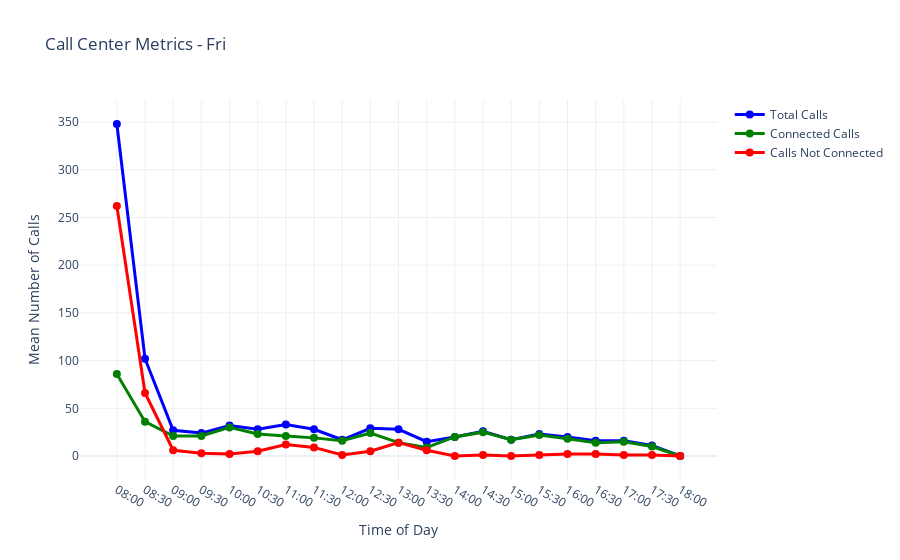
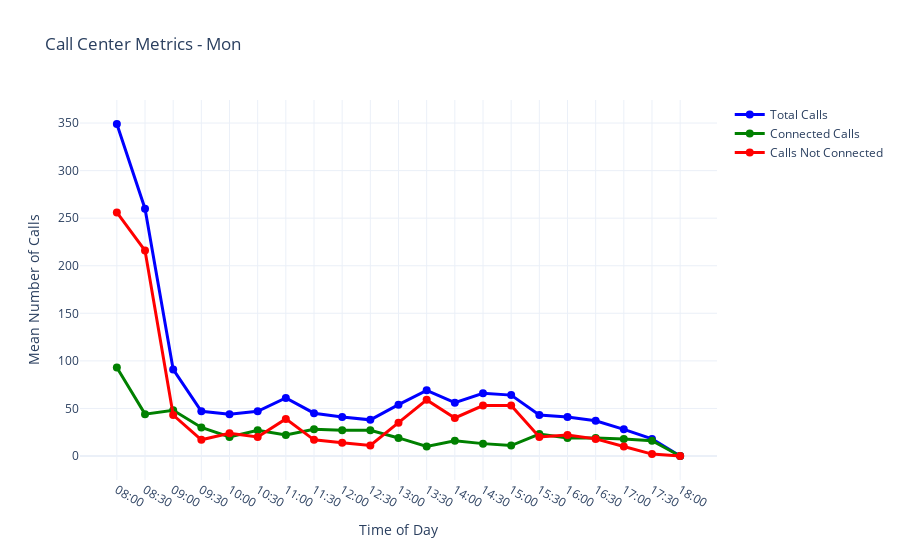
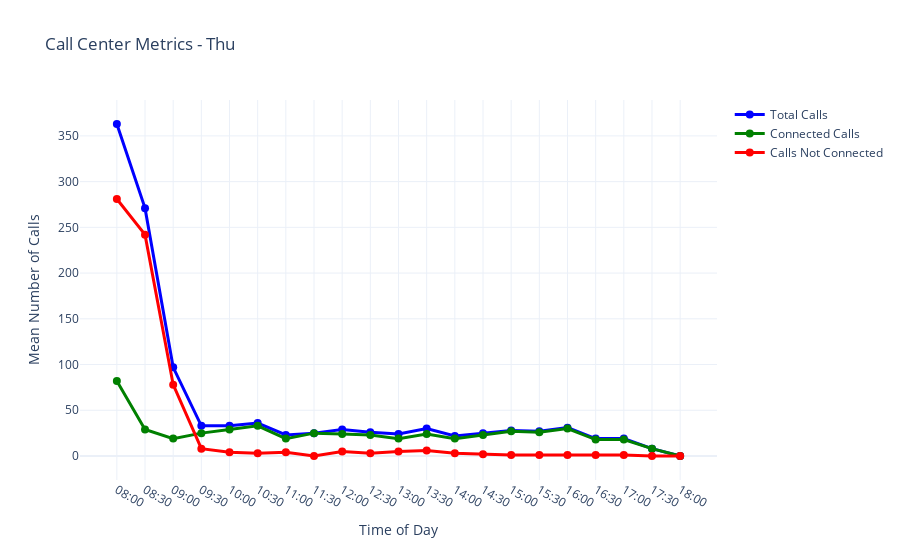
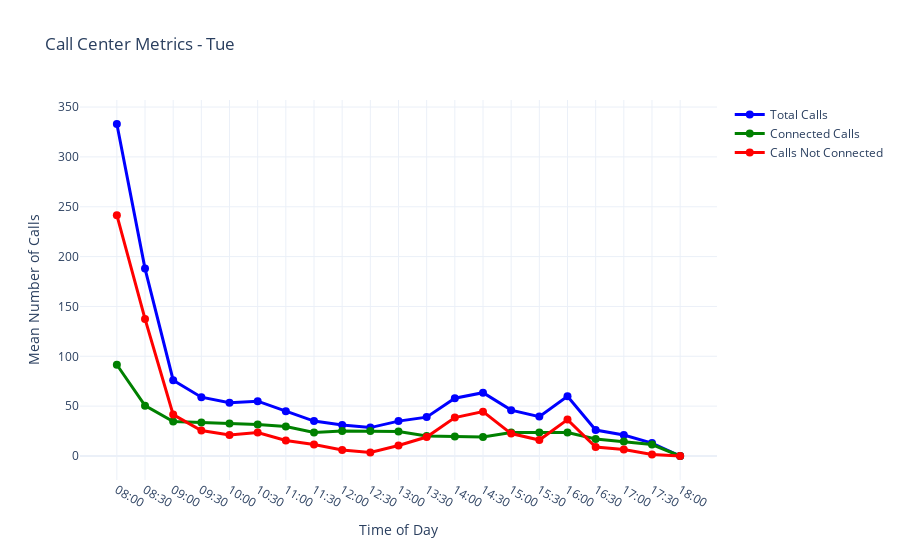

Here is the notebook cell these charts were saved with, in order:
### Code cell
# Analyze Total Calls, Connected Calls, and Calls Not Connected by day and time

# Group by Day and Time, calculate means for the three key columns
daily_means = df.groupby(['Day', 'Time'])[['Total Calls', 'Connected Calls', 'Calls Not Connected']].mean().reset_index()

# Create interactive plots for each weekday
days = sorted(df['Day'].unique())

for day in days:
    # Filter data for this day
    day_data = daily_means[daily_means['Day'] == day]
    
    # Create the plot
    fig = go.Figure()
    
    # Add lines for each metric
    fig.add_trace(go.Scatter(
        x=day_data['Time'], 
        y=day_data['Total Calls'],
        mode='lines+markers',
        name='Total Calls',
        line=dict(color='blue', width=3),
        marker=dict(size=8)
    ))
    
    fig.add_trace(go.Scatter(
        x=day_data['Time'], 
        y=day_data['Connected Calls'],
        mode='lines+markers',
        name='Connected Calls',
        line=dict(color='green', width=3),
        marker=dict(size=8)
    ))
    
    fig.add_trace(go.Scatter(
        x=day_data['Time'], 
        y=day_data['Calls Not Connected'],
        mode='lines+markers',
        name='Calls Not Connected',
        line=dict(color='red', width=3),
        marker=dict(size=8)
    ))
    
    # Update layout
    fig.update_layout(
        title=f'Call Center Metrics - {day}',
        xaxis_title='Time of Day',
        yaxis_title='Mean Number of Calls',
        hovermode='x unified',
        template='plotly_white',
        height=500
    )
    
    # Show the plot
    fig.show()
    
    # Print summary statistics for this day
    print(f"\n�� Summary for {day}:")
    print(f"Total Calls - Mean: {day_data['Total Calls'].mean():.1f}, Max: {day_data['Total Calls'].max():.1f}")
    print(f"Connected Calls - Mean: {day_data['Connected Calls'].mean():.1f}, Max: {day_data['Connected Calls'].max():.1f}")
    print(f"Calls Not Connected - Mean: {day_data['Calls Not Connected'].mean():.1f}, Max: {day_data['Calls Not Connected'].max():.1f}")
    print("-" * 50)

### Figure 1 — Plotly figure (JSON) as saved in the notebook; plotly's stock layout.template omitted (floating-point values rounded to 4 significant figures)
{"data": [{"line": {"color": "blue", "width": 3}, "marker": {"size": 8}, "mode": "lines+markers", "name": "Total Calls", "type": "scatter", "x": ["08:00", "08:30", "09:00", "09:30", "10:00", "10:30", "11:00", "11:30", "12:00", "12:30", "13:00", "13:30", "14:00", "14:30", "15:00", "15:30", "16:00", "16:30", "17:00", "17:30", "18:00"], "y": [348.0, 102.0, 27.0, 24.0, 32.0, 28.0, 33.0, 28.0, 17.0, 29.0, 28.0, 15.0, 20.0, 26.0, 17.0, 23.0, 20.0, 16.0, 16.0, 11.0, 0.0]}, {"line": {"color": "green", "width": 3}, "marker": {"size": 8}, "mode": "lines+markers", "name": "Connected Calls", "type": "scatter", "x": ["08:00", "08:30", "09:00", "09:30", "10:00", "10:30", "11:00", "11:30", "12:00", "12:30", "13:00", "13:30", "14:00", "14:30", "15:00", "15:30", "16:00", "16:30", "17:00", "17:30", "18:00"], "y": [86.0, 36.0, 21.0, 21.0, 30.0, 23.0, 21.0, 19.0, 16.0, 24.0, 14.0, 9.0, 20.0, 25.0, 17.0, 22.0, 18.0, 14.0, 15.0, 10.0, 0.0]}, {"line": {"color": "red", "width": 3}, "marker": {"size": 8}, "mode": "lines+markers", "name": "Calls Not Connected", "type": "scatter", "x": ["08:00", "08:30", "09:00", "09:30", "10:00", "10:30", "11:00", "11:30", "12:00", "12:30", "13:00", "13:30", "14:00", "14:30", "15:00", "15:30", "16:00", "16:30", "17:00", "17:30", "18:00"], "y": [262.0, 66.0, 6.0, 3.0, 2.0, 5.0, 12.0, 9.0, 1.0, 5.0, 14.0, 6.0, 0.0, 1.0, 0.0, 1.0, 2.0, 2.0, 1.0, 1.0, 0.0]}], "layout": {"autosize": true, "hovermode": "x unified", "title": {"text": "Call Center Metrics - Fri"}, "xaxis": {"autorange": true, "range": [-1.265, 21.27], "title": {"text": "Time of Day"}, "type": "category"}, "yaxis": {"autorange": true, "range": [-25.97, 374.0], "title": {"text": "Mean Number of Calls"}, "type": "linear"}}}

### Figure 2 — Plotly figure (JSON) as saved in the notebook; plotly's stock layout.template omitted (floating-point values rounded to 4 significant figures)
{"data": [{"line": {"color": "blue", "width": 3}, "marker": {"size": 8}, "mode": "lines+markers", "name": "Total Calls", "type": "scatter", "x": ["08:00", "08:30", "09:00", "09:30", "10:00", "10:30", "11:00", "11:30", "12:00", "12:30", "13:00", "13:30", "14:00", "14:30", "15:00", "15:30", "16:00", "16:30", "17:00", "17:30", "18:00"], "y": [349.0, 260.0, 91.0, 47.0, 44.0, 47.0, 61.0, 45.0, 41.0, 38.0, 54.0, 69.0, 56.0, 66.0, 64.0, 43.0, 41.0, 37.0, 28.0, 18.0, 0.0]}, {"line": {"color": "green", "width": 3}, "marker": {"size": 8}, "mode": "lines+markers", "name": "Connected Calls", "type": "scatter", "x": ["08:00", "08:30", "09:00", "09:30", "10:00", "10:30", "11:00", "11:30", "12:00", "12:30", "13:00", "13:30", "14:00", "14:30", "15:00", "15:30", "16:00", "16:30", "17:00", "17:30", "18:00"], "y": [93.0, 44.0, 48.0, 30.0, 20.0, 27.0, 22.0, 28.0, 27.0, 27.0, 19.0, 10.0, 16.0, 13.0, 11.0, 23.0, 19.0, 19.0, 18.0, 16.0, 0.0]}, {"line": {"color": "red", "width": 3}, "marker": {"size": 8}, "mode": "lines+markers", "name": "Calls Not Connected", "type": "scatter", "x": ["08:00", "08:30", "09:00", "09:30", "10:00", "10:30", "11:00", "11:30", "12:00", "12:30", "13:00", "13:30", "14:00", "14:30", "15:00", "15:30", "16:00", "16:30", "17:00", "17:30", "18:00"], "y": [256.0, 216.0, 43.0, 17.0, 24.0, 20.0, 39.0, 17.0, 14.0, 11.0, 35.0, 59.0, 40.0, 53.0, 53.0, 20.0, 22.0, 18.0, 10.0, 2.0, 0.0]}], "layout": {"autosize": true, "hovermode": "x unified", "title": {"text": "Call Center Metrics - Mon"}, "xaxis": {"autorange": true, "range": [-1.265, 21.27], "title": {"text": "Time of Day"}, "type": "category"}, "yaxis": {"autorange": true, "range": [-26.04, 375.0], "title": {"text": "Mean Number of Calls"}, "type": "linear"}}}

### Figure 3 — Plotly figure (JSON) as saved in the notebook; plotly's stock layout.template omitted (floating-point values rounded to 4 significant figures)
{"data": [{"line": {"color": "blue", "width": 3}, "marker": {"size": 8}, "mode": "lines+markers", "name": "Total Calls", "type": "scatter", "x": ["08:00", "08:30", "09:00", "09:30", "10:00", "10:30", "11:00", "11:30", "12:00", "12:30", "13:00", "13:30", "14:00", "14:30", "15:00", "15:30", "16:00", "16:30", "17:00", "17:30", "18:00"], "y": [363.0, 271.0, 97.0, 33.0, 33.0, 36.0, 23.0, 25.0, 29.0, 26.0, 24.0, 30.0, 22.0, 25.0, 28.0, 27.0, 31.0, 19.0, 19.0, 8.0, 0.0]}, {"line": {"color": "green", "width": 3}, "marker": {"size": 8}, "mode": "lines+markers", "name": "Connected Calls", "type": "scatter", "x": ["08:00", "08:30", "09:00", "09:30", "10:00", "10:30", "11:00", "11:30", "12:00", "12:30", "13:00", "13:30", "14:00", "14:30", "15:00", "15:30", "16:00", "16:30", "17:00", "17:30", "18:00"], "y": [82.0, 29.0, 19.0, 25.0, 29.0, 33.0, 19.0, 25.0, 24.0, 23.0, 19.0, 24.0, 19.0, 23.0, 27.0, 26.0, 30.0, 18.0, 18.0, 8.0, 0.0]}, {"line": {"color": "red", "width": 3}, "marker": {"size": 8}, "mode": "lines+markers", "name": "Calls Not Connected", "type": "scatter", "x": ["08:00", "08:30", "09:00", "09:30", "10:00", "10:30", "11:00", "11:30", "12:00", "12:30", "13:00", "13:30", "14:00", "14:30", "15:00", "15:30", "16:00", "16:30", "17:00", "17:30", "18:00"], "y": [281.0, 242.0, 78.0, 8.0, 4.0, 3.0, 4.0, 0.0, 5.0, 3.0, 5.0, 6.0, 3.0, 2.0, 1.0, 1.0, 1.0, 1.0, 1.0, 0.0, 0.0]}], "layout": {"autosize": true, "hovermode": "x unified", "title": {"text": "Call Center Metrics - Thu"}, "xaxis": {"autorange": true, "range": [-1.265, 21.27], "title": {"text": "Time of Day"}, "type": "category"}, "yaxis": {"autorange": true, "range": [-27.08, 390.1], "title": {"text": "Mean Number of Calls"}, "type": "linear"}}}

### Figure 4 — Plotly figure (JSON) as saved in the notebook; plotly's stock layout.template omitted (floating-point values rounded to 4 significant figures)
{"data": [{"line": {"color": "blue", "width": 3}, "marker": {"size": 8}, "mode": "lines+markers", "name": "Total Calls", "type": "scatter", "x": ["08:00", "08:30", "09:00", "09:30", "10:00", "10:30", "11:00", "11:30", "12:00", "12:30", "13:00", "13:30", "14:00", "14:30", "15:00", "15:30", "16:00", "16:30", "17:00", "17:30", "18:00"], "y": [333.0, 188.0, 76.0, 59.0, 53.5, 55.0, 45.0, 35.0, 31.0, 28.5, 35.0, 39.0, 58.0, 63.5, 46.0, 39.5, 60.0, 26.0, 21.0, 13.0, 0.0]}, {"line": {"color": "green", "width": 3}, "marker": {"size": 8}, "mode": "lines+markers", "name": "Connected Calls", "type": "scatter", "x": ["08:00", "08:30", "09:00", "09:30", "10:00", "10:30", "11:00", "11:30", "12:00", "12:30", "13:00", "13:30", "14:00", "14:30", "15:00", "15:30", "16:00", "16:30", "17:00", "17:30", "18:00"], "y": [91.5, 50.5, 34.5, 33.5, 32.5, 31.5, 29.5, 23.5, 25.0, 25.0, 24.5, 20.0, 19.5, 19.0, 23.5, 23.5, 23.5, 17.0, 14.5, 11.5, 0.0]}, {"line": {"color": "red", "width": 3}, "marker": {"size": 8}, "mode": "lines+markers", "name": "Calls Not Connected", "type": "scatter", "x": ["08:00", "08:30", "09:00", "09:30", "10:00", "10:30", "11:00", "11:30", "12:00", "12:30", "13:00", "13:30", "14:00", "14:30", "15:00", "15:30", "16:00", "16:30", "17:00", "17:30", "18:00"], "y": [241.5, 137.5, 41.5, 25.5, 21.0, 23.5, 15.5, 11.5, 6.0, 3.5, 10.5, 19.0, 38.5, 44.5, 22.5, 16.0, 36.5, 9.0, 6.5, 1.5, 0.0]}], "layout": {"autosize": true, "hovermode": "x unified", "title": {"text": "Call Center Metrics - Tue"}, "xaxis": {"autorange": true, "range": [-1.265, 21.27], "title": {"text": "Time of Day"}, "type": "category"}, "yaxis": {"autorange": true, "range": [-25.15, 358.2], "title": {"text": "Mean Number of Calls"}, "type": "linear"}}}
